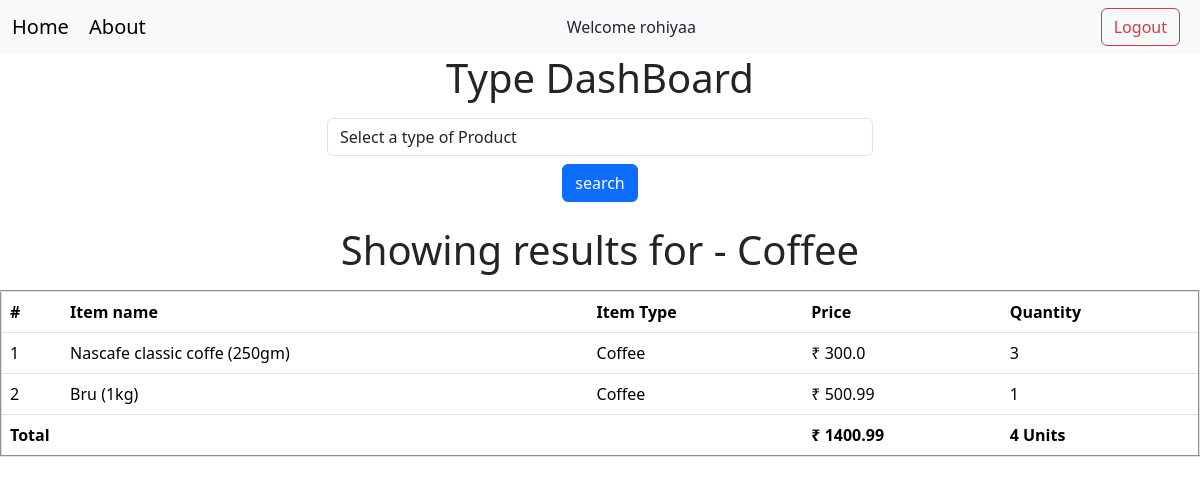
/type/6/ (signed in), run on an earlier commit of the app's database.
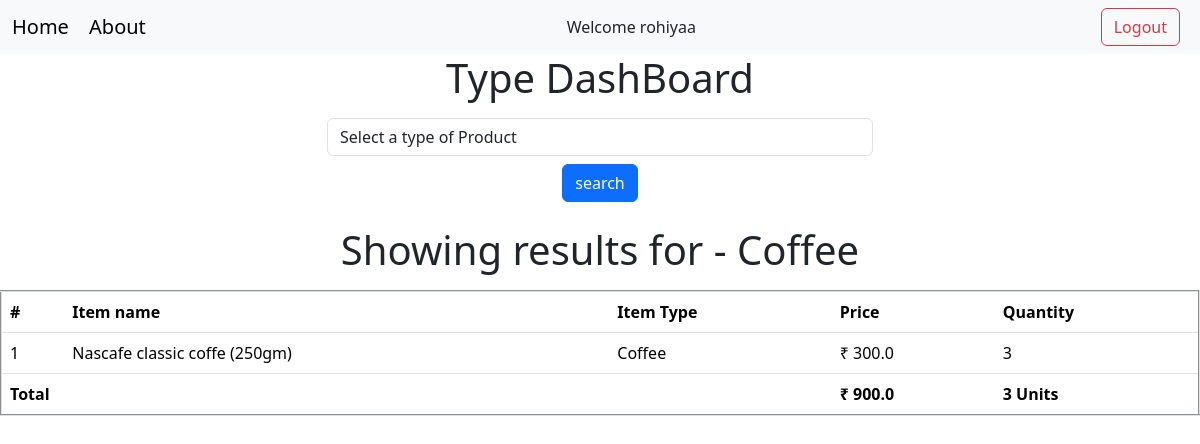
And on a later commit of the database.
### grocery/models.py (models this page shows, shortened)
class Product(models.Model):
    item_type = models.ForeignKey(Type,null=True, on_delete=models.SET_NULL)
    name = models.CharField(max_length=60, unique=True)
    price = models.FloatField(null=False, blank=False)
    quantity = models.IntegerField(default=1,null=False, blank=False)

class Type(models.Model):
    typename = models.TextField(max_length=100 ,unique=True, null=False, blank=False)
    def __str__(self) -> str:
        return self.typename.capitalize()

### grocery/views.py (the view)
# urls.py: path('type/', view=views.type_dashboard),
@login_required(login_url='/login/')
def type_dashboard(request, value = None):
    if request.method == "POST":
        item_type = Type.objects.filter(typename = request.POST['typename']).first().id
        print(item_type)
        return redirect(f'/type/{item_type}')
    types = Type.objects.all()
    if value:
        type_obj = Type.objects.filter(id=value).first()
        products = Product.objects.filter(item_type = type_obj)
        qty = 0
        price = 0
        for item in products:
            qty+=item.quantity
            price += item.quantity*item.price
        return render(request, 'typedashboard.html', {'types':types, 'type': type_obj, 'items': products, 'total_items': qty, 'total_price': price})
    return render(request, 'typedashboard.html', {'types':types})

### grocery/templates/typedashboard.html (shortened to what this page needs)
{% extends 'base.html' %}
{% block content %}
<div class="container text-center mb-3">
    <h1 class="display-6">Type DashBoard</h1>
</div>
<div class="container">
    <div class="row justify-content-center">
      <div class="col-md-6">
    <form method="post">
        <select name="typename" class="form-control" id="formGroupExampleInput" required>
            <option value="">Select a type of Product</option>
        </select>
        <div class="text-center">
            <input type="submit" class = "btn btn-primary mt-2 mb-2" value="search">
        </div>
    </form>
</div>
</div>
</div>
{% if type %}
    {% if total_items > 0 %}
    <h1 class="text-center m-3">Showing results for - {{ type.typename }}</h1>
    <table border="2px" class="table table-hover">
        <thead>
            <tr>
                <th>#</th>
                <th>Item name</th>
                <th>Item Type</th>
                <th>Price</th>
                <th>Quantity</th>
            </tr>
        </thead>
        <tbody>
            {% for row in items %}
                <tr onclick="redirect('{{ row.id }}')">
                    <td>{{ forloop.counter }}</td>
                    <td>{{ row.name }}</td>
                    <td>{{ row.item_type }}</td>
                    <td>₹ {{ row.price }}</td>
                    <td>{{ row.quantity }}</td>
                </tr>
            {% endfor %}
            <tfoot>
                <tr>
                    <th colspan="3">Total</th>
                    <th>₹ {{ total_price }}</th>
                    <th>{{ total_items}} Units</th>
                </tr>
            </tfoot>
        </tbody>
    </table>
    {% else %}
    <div class="alert alert-warning alert-dismissible fade show" role="alert">
        <strong>No Stock Left!</strong> {{ type.typename }} is Out of stock.
        <button type="button" class="btn-close" data-bs-dismiss="alert" aria-label="Close"></button>
      </div>
    {% endif %}
{% endif %}
{% endblock content %}

What changed in the data, as far as the page shows it:
removed Product: name "Bru (1kg)", item_type "Coffee", price "500.99", quantity "1"
Also different on the page:
{{ total_price }}: "1400.99" → "900.0"
{{ total_items }}: "4" → "3"
